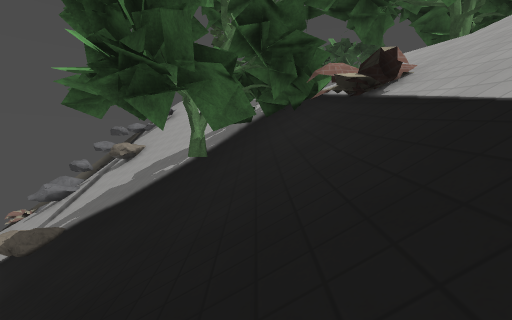
view 1 (above)

20 first-person views from a walk through a Godot game level. The camera is 1.2 m above the floor, tilts 2° down and sees 85° across. The floor is counted in squares, 2 m on a side. Each view is taken from the middle of a square. On the plan, view 1 faces up. The plan holds only what a view shows up to about 9 squares ahead; the rest is blank. The place goes on beyond the plan. Surface patterns are stand-ins for the level's own textures.

view 2
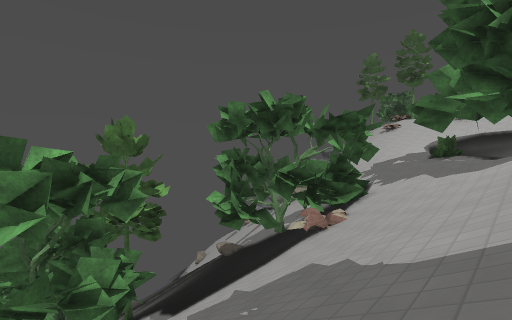

view 3
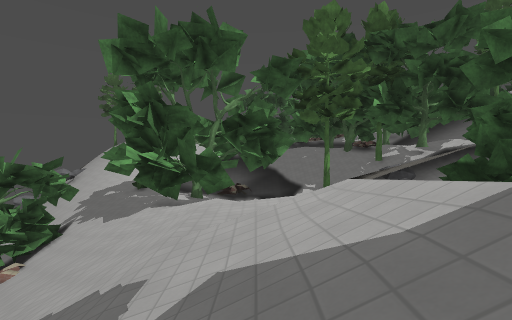

view 4
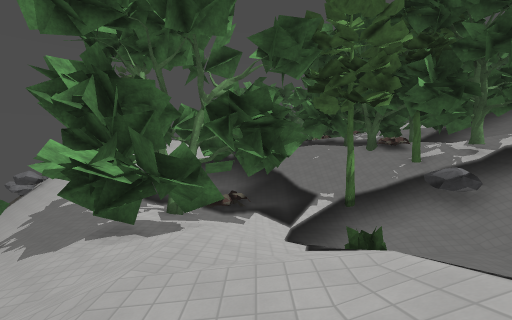

view 5
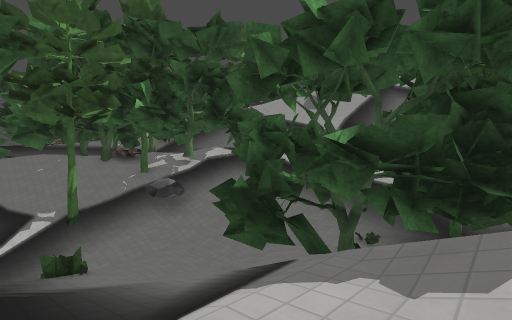

view 6
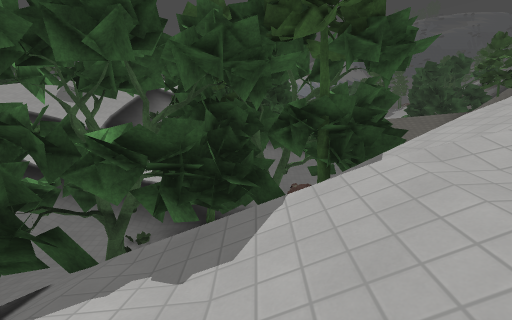

view 7
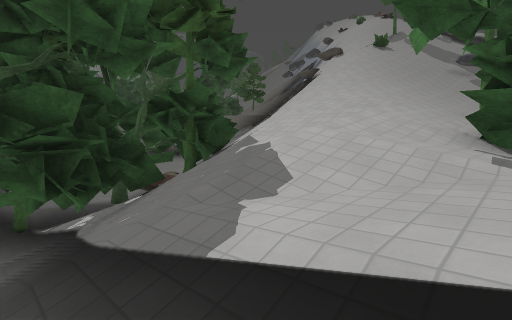

view 8
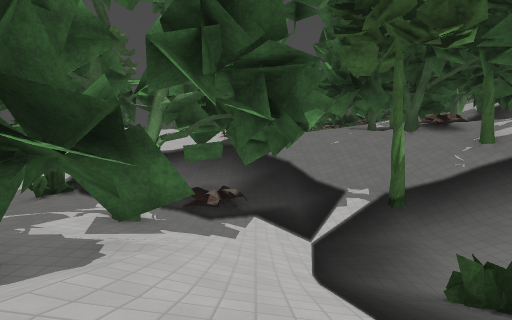

view 9
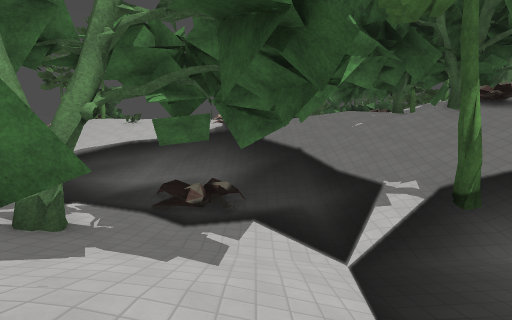

view 10
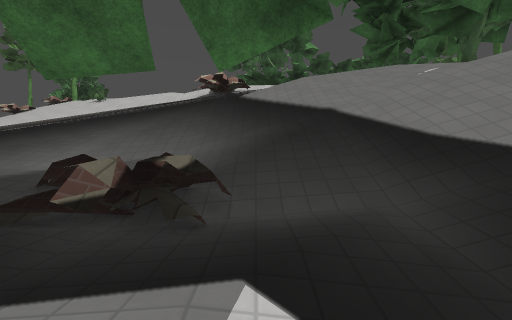

view 11
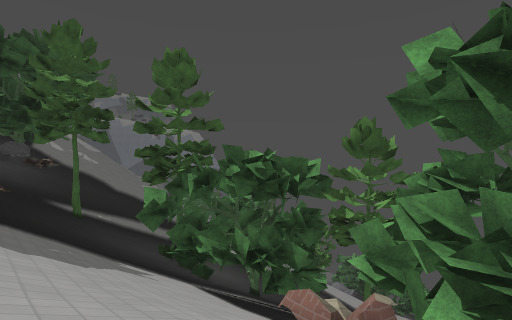

view 12
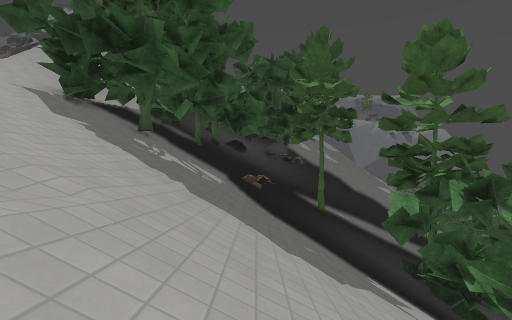

view 13
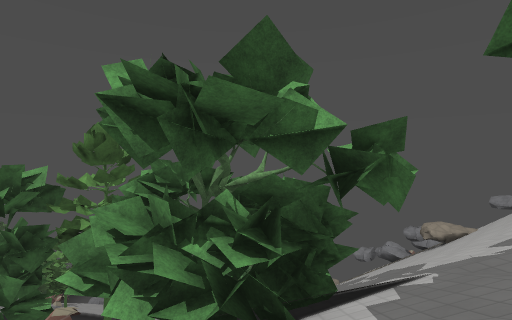

view 14
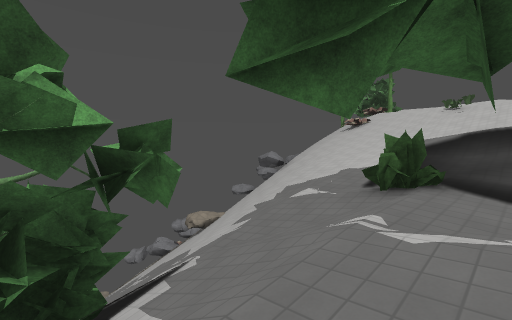

view 15
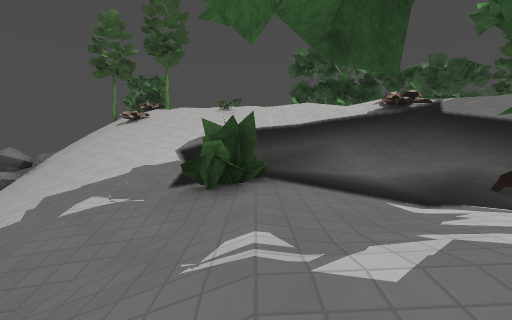

view 16
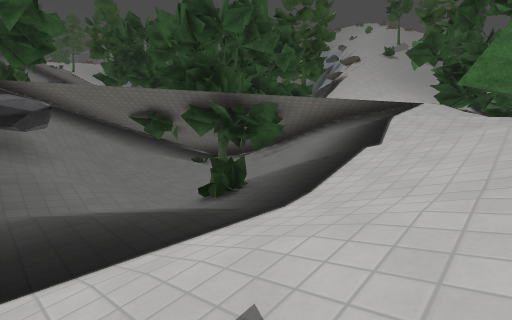

view 17
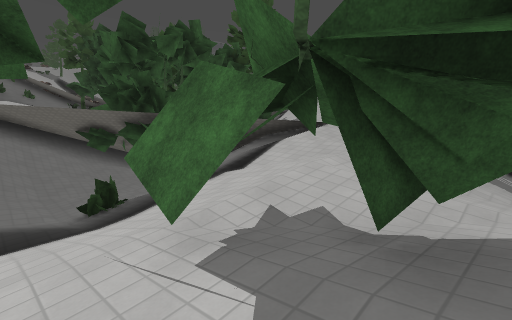

view 18
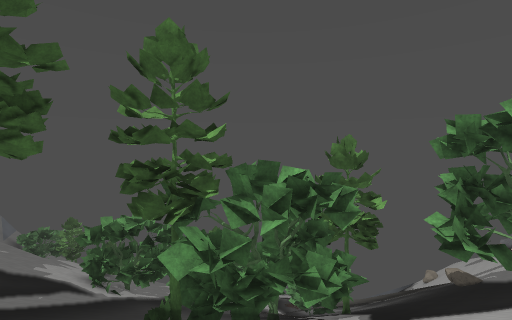

view 19
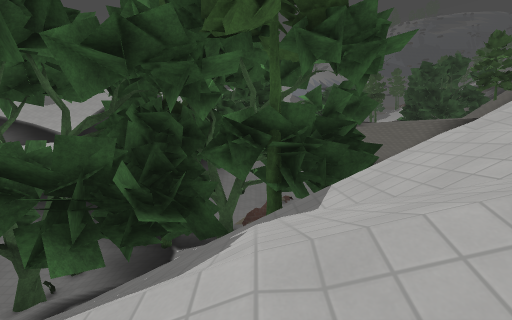

view 20
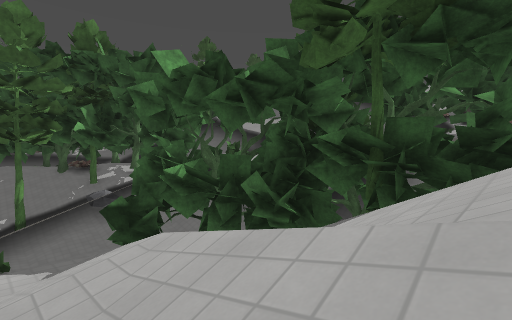

### Floor plan
Key: @ floor where view 1 was taken; # wall or solid block; x gap in a wall; . main floor; : floor 1.5 m higher than the main floor; - floor 1.75 m lower than the main floor; + floor 3 m higher than the main floor; _ floor 6.5 m lower than the main floor; / step, stairs or slope; = window, fence, low wall or low ledge; ^ raised ledge; v drop or lower ground.
Columns run from 7 left of view 1 to 19 right of it. Each row starts with its distance up from view 1.
 17        //////
 16   /////////////++=
 15   /////...vvvvv=+
 14   / /////.=vvvv///++#
 13   //////..==vvv//// # #
 12   ////////=###vv/// #=##
 11    ///////# ####v////###
 10   ////////##===^v////#
  9  /////////.... =- #v/ #
  8 ///////////..#.--= vvvvv
  7 vv/////##//.....=# v=v=v v
  6  vvv///##///###.=#vvv==vvv
  5   vvvv###///=#..=#vvvv=vvv
  4    vvv###////...=^vv###vvv
  3     v^#vv/////./=^v##### ^
  2     vv==v/////::/==####vv
  1    v=^_///////://=vv####vv^
  0    #v##@/////////+//####vv
 -1   ######////////+////###v v
 -2    # ###vv/////////////xv=v
 -3      ###_vvv//////////###
 -4      ##_vvvv//###/////##
 -5       v=vvvv   ##//////

Where each view was taken, in squares from view 1:
view 1: 0 up, 0 right, facing up
view 2: 2 down, 5 right, facing up-left
view 3: 3 down, 8 right, facing up
view 4: 0 up, 8 right, facing up
view 5: 1 down, 9 right, facing up-right
view 6: 1 down, 9 right, facing right
view 7: 1 up, 9 right, facing down-right
view 8: 3 up, 8 right, facing up
view 9: 5 up, 8 right, facing up
view 10: 8 up, 8 right, facing up
view 11: 5 up, 4 right, facing down-left
view 12: 4 up, 4 right, facing down
view 13: 6 up, 4 right, facing left
view 14: 6 up, 4 right, facing up-left
view 15: 7 up, 3 right, facing up
view 16: 8 up, 7 right, facing down-right
view 17: 7 up, 5 right, facing down-right
view 18: 2 down, 6 right, facing left
view 19: 2 down, 10 right, facing right
view 20: 4 down, 10 right, facing up-right
